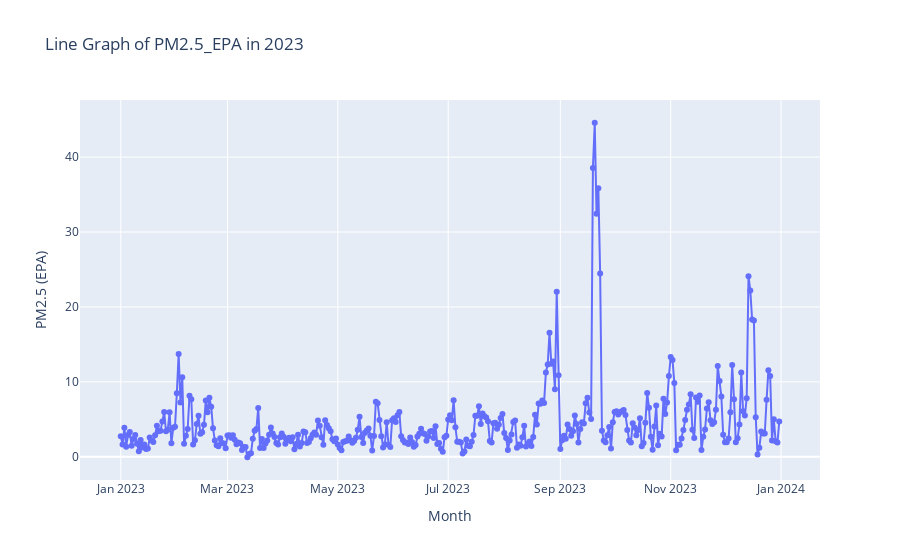

Notebook code cell kept with this figure:
### Code cell
# Create a line plot of PM2.5 by date and location
fig = px.line(
    daily_means,
    x='Date',
    y='PM2.5_EPA',
    title='Line Graph of PM2.5_EPA in 2023',
    labels={'PM2.5_EPA': 'PM2.5 (EPA)', 'Date': 'Month'},
    markers=True
)

# Show figure
fig.show()

### Figure 1 — Plotly figure (JSON) as saved in the notebook; plotly's stock layout.template omitted (floating-point values rounded to 4 significant figures; data arrays with more than 128 entries replaced by an {"elided": "..."} marker saying what was removed)
{"data": [{"hovertemplate": "Month=%{x}<br>PM2.5 (EPA)=%{y}<extra></extra>", "legendgroup": "", "line": {"color": "#636efa", "dash": "solid"}, "marker": {"symbol": "circle"}, "mode": "lines+markers", "name": "", "orientation": "v", "showlegend": false, "type": "scatter", "x": {"elided": "365 str values"}, "xaxis": "x", "y": {"elided": "365 float values"}, "yaxis": "y"}], "layout": {"legend": {"tracegroupgap": 0}, "title": {"text": "Line Graph of PM2.5_EPA in 2023"}, "xaxis": {"anchor": "y", "domain": [0, 1], "title": {"text": "Month"}}, "yaxis": {"anchor": "x", "domain": [0, 1], "title": {"text": "PM2.5 (EPA)"}}}}
